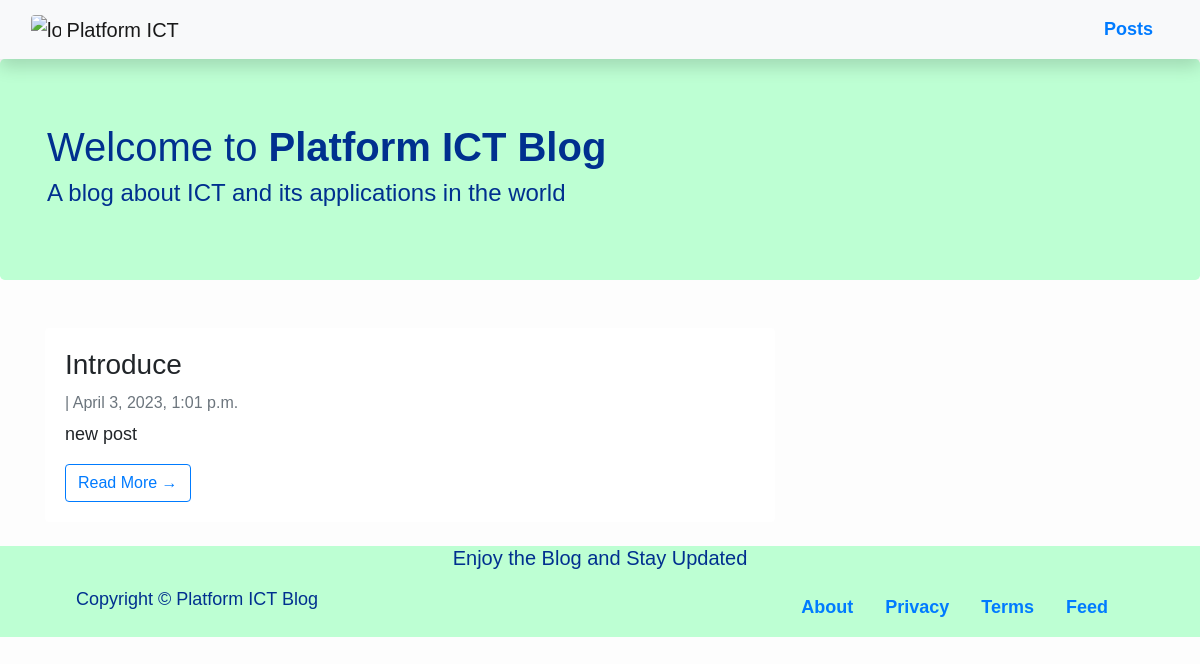
The page / on the database its author committed.
### blog/models.py (models this page shows, shortened)
class posts(models.Model):
    title = models.CharField(max_length=100, unique=True)
    slug = models.SlugField(max_length=100, unique=True)
    author = models.ForeignKey(User, on_delete=models.CASCADE)
    updated_on = models.DateTimeField(auto_now= True)
    created_on = models.DateTimeField(auto_now_add=True)
    content = models.TextField()
    metades = models.CharField(max_length=50, default="new post")
    status = models.IntegerField(choices=STATUS, default=0)
    class Meta:
        verbose_name_plural = "Posts"
        ordering = ['-created_on']

### blog/views.py (the view)
# urls.py: path('', postslist.as_view(), name='post'),
class postslist(generic.ListView):
    queryset = posts.objects.filter(status=1).order_by('-created_on')
    template_name = 'home.html'
    paginate_by = 4

### blog/templates/home.html (shortened to what this page needs)
{% extends "base.html" %}
{% block content %}
<header class="jumbotron" style="background-color: #BDFFD3; color: #00308F;">
    <div class="container">
      <p class="h1"> Welcome to <strong>Platform ICT Blog</strong></p>
        <p class="h4">A blog about ICT and its applications in the world</p>
    </div>
</header>
<div class="container">
    <div class="row">
        <div class="col-md-8 mt-3 left">
            {% for post in posts_list %}
            <div class="shadow-none card mb-4" id="newsfeed">
                <div class="card-body">
                    <h3 class="card-title">{{ post.title }}</h3>
                    <p class="card-text text-muted h6"> | {{ post.created_on}} </p>
                    <p class="card-text">{{post.metades }}</p>
                    <span><a href="{% url 'post_detail' post.slug  %}" class="btn btn-outline-primary">Read More →</a></span>
                </div>
            </div>
            {% endfor %}
        </div>
</div>
</div>
{% endblock %}

### blog/templates/base.html (shortened to what this page needs)
<!DOCTYPE html>
<html lang="en">
<head>
  <link rel="stylesheet" href="https://stackpath.bootstrapcdn.com/bootstrap/4.5.2/css/bootstrap.min.css">
</head>
<body>
    <div id="bodydiv"><div id="nofooter">
        <nav class="navbar navbar-expand-lg navbar-light bg-light shadow" id="topnav">
          <div class="container-fluid">
            <a class="navbar-brand" href="{% url 'post' %}">
            <img src="/static/icons/logo.png" width="30" height="30" class="d-inline-block rounded align-top" alt="logo" loading="lazy">
            Platform ICT</a>
            <div class="nav justify-content-end">
                <div class="d-inline"><a class="nav-link text-black font-weight-bold" href="{% url 'post' %}">Posts</a></div>
                </div></div>
        </nav>
        {% block content %}
{% endblock content %}
</div>
<footer class="footer" id="foot">
<div class="container"><h5 style="text-align:center;">Enjoy the Blog and Stay Updated</h5>
<nav class="navbar navbar-expand-lg">
<div class="container-fluid">
    <p>Copyright © Platform ICT Blog</p>
    <div class="nav justify-content-center" id="navfooter">
    <span><a class="nav-link text-black font-weight-bold" href="#">About</a></span>
    <span><a class="nav-link text-black font-weight-bold" href="#">Privacy</a></span>
    <span><a class="nav-link text-black font-weight-bold" href="#">Terms</a></span>
    <span><a class="nav-link text-black font-weight-bold" href="#">Feed</a></span>
    </div>
    </div>
      </nav>
        </div>
    </footer></div>
</body>
</html>

### blog/templates/base.html (style rules this page uses)
html, body { height: 100%; }
body { font-family: sans-serif; font-size: 18px; background-color: #fdfdfd; display: flex; flex-direction: column; }
#nofooter { flex: 1 0 auto; }
#foot { flex-shrink: 0; font-family: sans-serif; background-color: #BDFFD3; color: #00308F; bottom: 0px; width: 100%; }
.card-group,.card,.card-footer,.card-body { border: none; }

### blog/templates/home.html (style rules this page uses)
body { font-family: 'Raleway', sans-serif; }
.h1, h4 { font-family: 'Raleway', sans-serif; }

### rows shown on the page
posts: title "Introduce", created_on "April 3, 2023, 1:01 p.m.", metades "new post"
